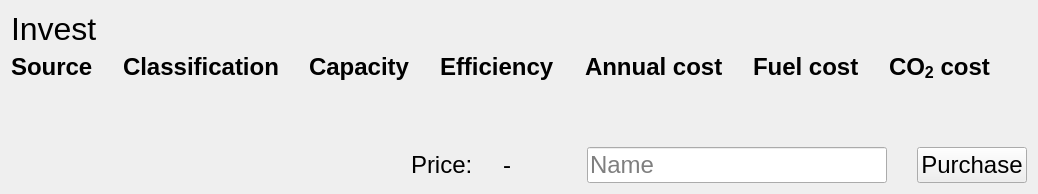
            <widget class="QWidget" name="page_invest">
             <layout class="QVBoxLayout" name="verticalLayout_20">
              <item>
               <widget class="QLabel" name="invest_window_title">
                <property name="font">
                 <font>
                  <pointsize>24</pointsize>
                 </font>
                </property>
                <property name="text">
                 <string>Invest</string>
                </property>
               </widget>
              </item>
              <item>
               <layout class="QGridLayout" name="invest_gridLayout">
                <property name="horizontalSpacing">
                 <number>30</number>
                </property>
                <property name="verticalSpacing">
                 <number>10</number>
                </property>
                <item row="0" column="2">
                 <widget class="QLabel" name="label_54">
                  <property name="font">
                   <font>
                    <pointsize>18</pointsize>
                    <weight>75</weight>
                    <bold>true</bold>
                   </font>
                  </property>
                  <property name="text">
                   <string>Capacity</string>
                  </property>
                 </widget>
                </item>
                <item row="0" column="4">
                 <widget class="QLabel" name="label_57">
                  <property name="font">
                   <font>
                    <pointsize>18</pointsize>
                    <weight>75</weight>
                    <bold>true</bold>
                   </font>
                  </property>
                  <property name="text">
                   <string>Annual cost</string>
                  </property>
                 </widget>
                </item>
                <item row="0" column="5">
                 <widget class="QLabel" name="label_61">
                  <property name="font">
                   <font>
                    <pointsize>18</pointsize>
                    <weight>75</weight>
                    <bold>true</bold>
                   </font>
                  </property>
                  <property name="text">
                   <string>Fuel cost</string>
                  </property>
                 </widget>
                </item>
                <item row="0" column="0">
                 <widget class="QLabel" name="label_59">
                  <property name="font">
                   <font>
                    <pointsize>18</pointsize>
                    <weight>75</weight>
                    <bold>true</bold>
                   </font>
                  </property>
                  <property name="text">
                   <string>Source</string>
                  </property>
                 </widget>
                </item>
                <item row="0" column="1">
                 <widget class="QLabel" name="label_60">
                  <property name="font">
                   <font>
                    <pointsize>18</pointsize>
                    <weight>75</weight>
                    <bold>true</bold>
                   </font>
                  </property>
                  <property name="text">
                   <string>Classification</string>
                  </property>
                 </widget>
                </item>
                <item row="0" column="6">
                 <widget class="QLabel" name="label_62">
                  <property name="font">
                   <font>
                    <pointsize>18</pointsize>
                    <weight>75</weight>
                    <bold>true</bold>
                   </font>
                  </property>
                  <property name="text">
                   <string>CO&lt;sub&gt;2&lt;/sub&gt; cost</string>
                  </property>
                 </widget>
                </item>
                <item row="0" column="3">
                 <widget class="QLabel" name="label_56">
                  <property name="font">
                   <font>
                    <pointsize>18</pointsize>
                    <weight>75</weight>
                    <bold>true</bold>
                   </font>
                  </property>
                  <property name="text">
                   <string>Efficiency</string>
                  </property>
                 </widget>
                </item>
                <item row="0" column="7">
                 <widget class="QLabel" name="invest_label_spacerRadiobutton">
                  <property name="maximumSize">
                   <size>
                    <width>30</width>
                    <height>16777215</height>
                   </size>
                  </property>
                  <property name="text">
                   <string/>
                  </property>
                 </widget>
                </item>
               </layout>
              </item>
              <item>
               <layout class="QVBoxLayout" name="invest_verticalLayout_emptyList"/>
              </item>
              <item>
               <spacer name="verticalSpacer_4">
                <property name="orientation">
                 <enum>Qt::Vertical</enum>
                </property>
                <property name="sizeHint" stdset="0">
                 <size>
                  <width>20</width>
                  <height>40</height>
                 </size>
                </property>
               </spacer>
              </item>
              <item>
               <spacer name="horizontalSpacer_5">
                <property name="orientation">
                 <enum>Qt::Horizontal</enum>
                </property>
                <property name="sizeHint" stdset="0">
                 <size>
                  <width>40</width>
                  <height>20</height>
                 </size>
                </property>
               </spacer>
              </item>
              <item>
               <layout class="QGridLayout" name="gridLayout_5">
                <property name="horizontalSpacing">
                 <number>30</number>
                </property>
                <property name="verticalSpacing">
                 <number>10</number>
                </property>
                <item row="0" column="3">
                 <widget class="QLineEdit" name="invest_lineEdit_setName">
                  <property name="maximumSize">
                   <size>
                    <width>300</width>
                    <height>16777215</height>
                   </size>
                  </property>
                  <property name="font">
                   <font>
                    <pointsize>18</pointsize>
                   </font>
                  </property>
                  <property name="maxLength">
                   <number>20</number>
                  </property>
                  <property name="readOnly">
                   <bool>false</bool>
                  </property>
                  <property name="placeholderText">
                   <string>Name</string>
                  </property>
                 </widget>
                </item>
                <item row="0" column="0">
                 <spacer name="horizontalSpacer_4">
                  <property name="orientation">
                   <enum>Qt::Horizontal</enum>
                  </property>
                  <property name="sizeType">
                   <enum>QSizePolicy::Maximum</enum>
                  </property>
                  <property name="sizeHint" stdset="0">
                   <size>
                    <width>400</width>
                    <height>20</height>
                   </size>
                  </property>
                 </spacer>
                </item>
                <item row="0" column="4">
                 <widget class="QPushButton" name="invest_button_purchase">
                  <property name="font">
                   <font>
                    <pointsize>18</pointsize>
                   </font>
                  </property>
                  <property name="styleSheet">
                   <string notr="true">qwidget.setStyleSheet(&quot;QPushButton:checked { background-color: rgb(255, 108, 108); }&quot;)</string>
                  </property>
                  <property name="text">
                   <string>Purchase</string>
                  </property>
                  <property name="checkable">
                   <bool>false</bool>
                  </property>
                  <property name="checked">
                   <bool>false</bool>
                  </property>
                 </widget>
                </item>
                <item row="0" column="1" alignment="Qt::AlignRight">
                 <widget class="QLabel" name="label_72">
                  <property name="minimumSize">
                   <size>
                    <width>0</width>
                    <height>0</height>
                   </size>
                  </property>
                  <property name="font">
                   <font>
                    <pointsize>18</pointsize>
                   </font>
                  </property>
                  <property name="text">
                   <string>Price:</string>
                  </property>
                 </widget>
                </item>
                <item row="0" column="2">
                 <widget class="QLabel" name="invest_label_price">
                  <property name="font">
                   <font>
                    <pointsize>18</pointsize>
                   </font>
                  </property>
                  <property name="text">
                   <string>-</string>
                  </property>
                 </widget>
                </item>
               </layout>
              </item>
             </layout>
            </widget>
